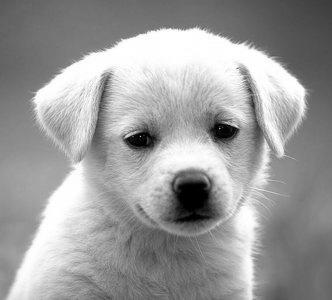
%> input picture Labs/Lab3/Source Code/part5/puppy.jpg, 332 x 300 px
$ octave bw_01_20.m   (GNU Octave 9; MATLAB toolbox functions it lacks are replaced by stand-ins)
%> lines starting %> are read from the running program, lines starting %| are printed output that depends on the picture
### Labs/Lab3/Source Code/part5/lp_hp_filters.m
function H_out = lp_hp_filters(filter_type, lp_or_hp, P, Q, D0, n)
% The function calculates the LP or HP filters based on the parameters
% given. Filter_type=('ideal' or 'btw' or 'gaussian'), %lp_or_hp=('lp' or 'hp' for low pass or high pass),
% P, Q are the padded image size, D0 is the cutoff frequency, and n for the
% order of the filter for btw filters
%  Developing frequency domain coordinates
u = 0:(P-1);
v = 0:(Q-1);

idx = find(u > P/2);
u(idx) = u(idx) - P;
idy = find(v > Q/2);
v(idy) = v(idy) - Q;
% Compute the meshgrid coordinates
[V, U] = meshgrid(v, u);
% Compute the istance matrix
D = sqrt(U.^2 + V.^2);

% Begin fiter computations.
switch filter_type
case 'ideal'
   H = double(D <=D0);
     if (strcmp(lp_or_hp,'lp'))
      H_out=H;
   elseif (strcmp(lp_or_hp,'hp'))
     H_out=1-H;
   else
       error('Filter should be Low pass (lp) or High pass (hp).')
    end
case 'btw'
    if (n==0)
        error('Butterworth Filter should have order (n)>0.')
    end
      H = 1./(1 + (D./D0).^(2*n));
    if (strcmp(lp_or_hp,'lp'))
      H_out=H;
   elseif (strcmp(lp_or_hp,'hp'))
     H_out=1-H;
   else
       error('Filter should be Low pass (lp) or High pass (hp).')
    end
case 'gaussian'
   H = exp(-(D.^2)./(2*(D0^2)));
   if (strcmp(lp_or_hp,'lp'))
      H_out=H;
   elseif (strcmp(lp_or_hp,'hp'))
     H_out=1-H;
   else
       error('Filter should be Low pass (lp) or High pass (hp).')
    end
otherwise
   error('Unknown filter type.')
   end

### Labs/Lab3/Source Code/part5/bw_01_20.m
clc;
F=imread('puppy.jpg');
%> F is the input picture: size 300x332x3 uint8; min 0, max 255, mean 155.7
F=rgb2gray(F);
%> F: size 300x332 uint8
im_size=size(F);
%> im_size = [300 332]
p=2*im_size(1);Q=2*im_size(2);
%> after `p=2*im_size(1)`: p = 600
%> after `Q=2*im_size(2)`: Q = 664
FTIm=fft2(double(F),p,Q);
D0= 0.1*im_size(1)
%> D0 = 30
n=20
Filter=lp_hp_filters('btw','hp',p,Q,D0,n);
Filtered_image=real(ifft2(Filter.*FTIm));
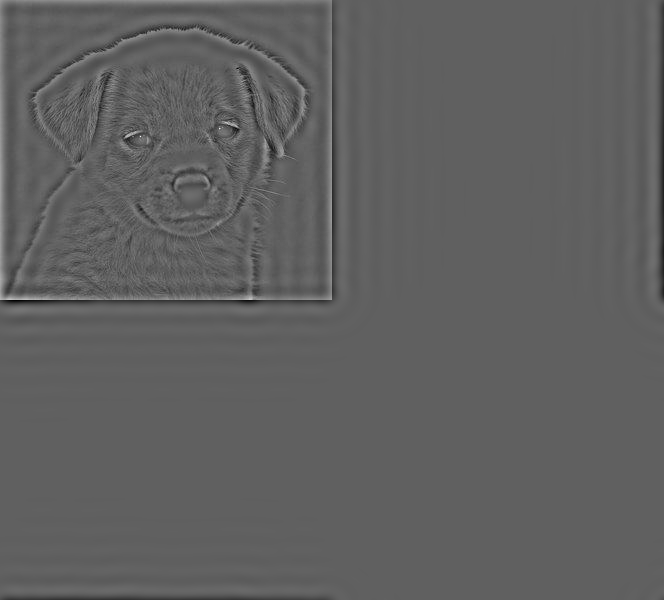
%> Filtered_image: size 600x664 double; min -109.4, max 179.9, mean 0; drawn with min black and max white
Filtered_image=Filtered_image(1:im_size(1),1:im_size(2));
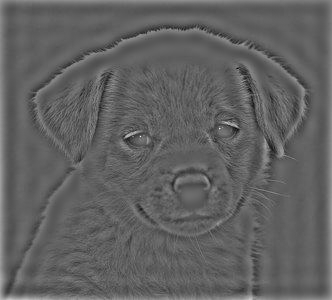
%> Filtered_image: size 300x332 double; min -109.4, max 179.9, mean 1.5; drawn with min black and max white
Fim=fftshift(FTIm);
FTI=log(1+abs(Fim));
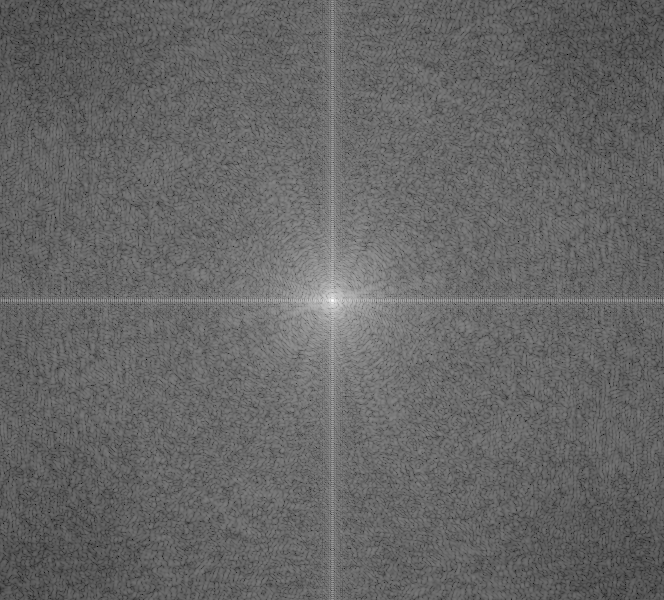
%> FTI: size 600x664 double; min 1.41, max 16.56, mean 7.49; drawn with min black and max white
Ff=fftshift(Filter);
FTF=log(1+abs(Ff));
subplot(2,2,1),imshow(F,[]),title('original image');
subplot(2,2,2),imshow(FTI,[]),title('FT of original');
subplot(2,2,3),imshow(FTF,[]),title('Filter in frequency domain');
subplot(2,2,4),imshow(Filtered_image,[]),title('Filtered image');
%> after `title('Filtered image')`:
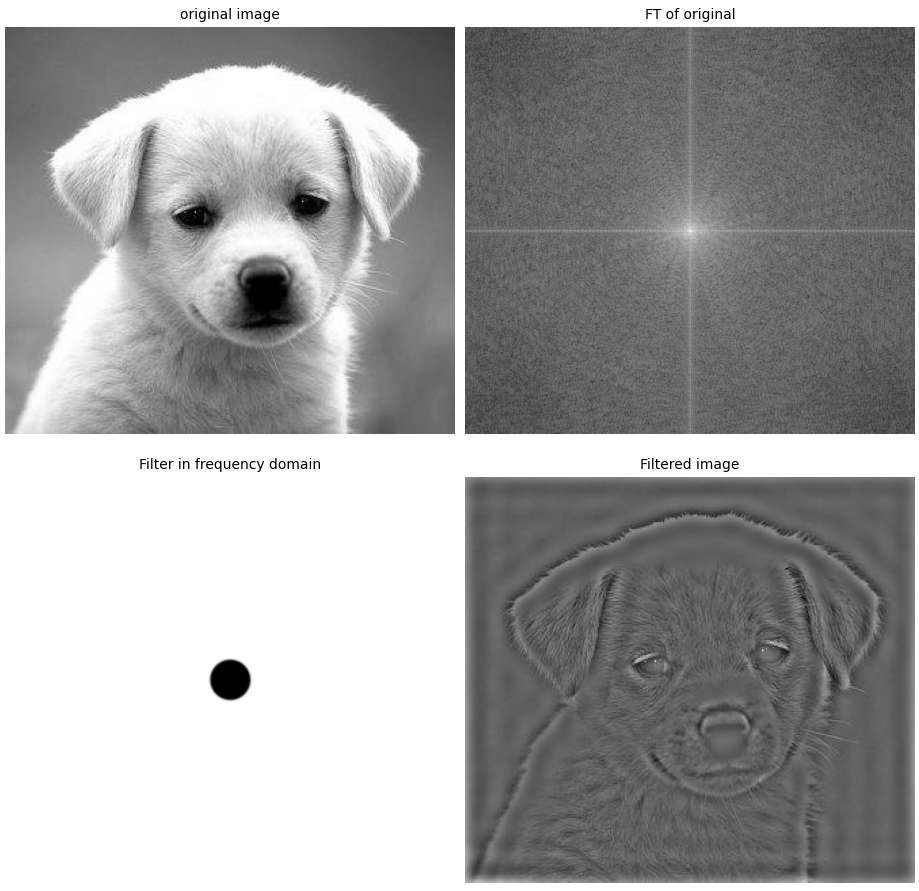
%> figure redrawn from the program's plot data, 4 panels

$ run again, with Labs/Lab3/Source Code/part5/bw_01_1.jpg copied over Labs/Lab3/Source Code/part5/puppy.jpg
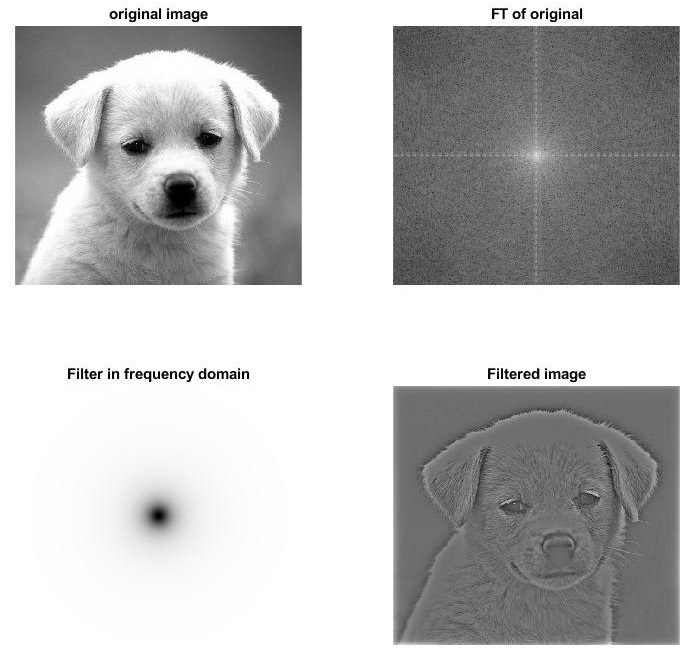
%> input picture Labs/Lab3/Source Code/part5/bw_01_1.jpg, 697 x 663 px
%> F is the input picture: size 663x697x3 uint8; min 0, max 255, mean 189.4
%> F: size 663x697 uint8
%> `FTI=log(1+abs(Fim));`:
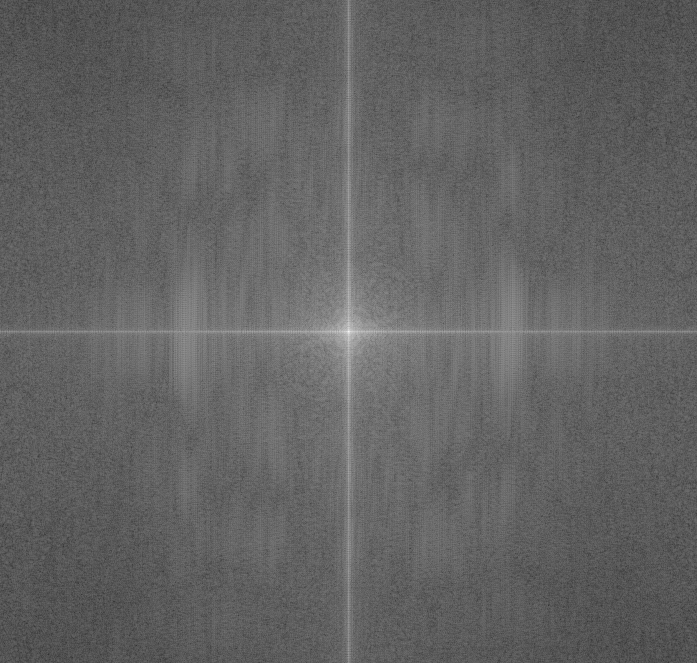
%> FTI: size 1326x1394 double (shown at 1/2 size); min 2.18, max 18.29, mean 8.43; drawn with min black and max white
%> `title('Filtered image')`:
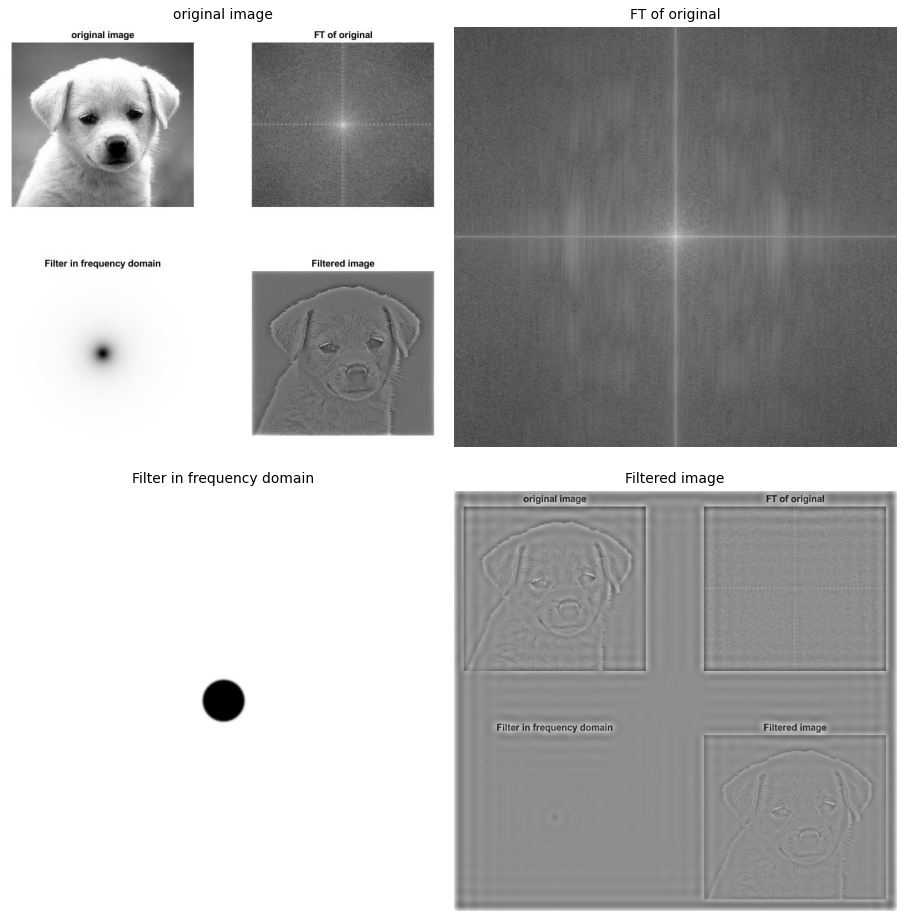
%> figure redrawn from the program's plot data, 4 panels

$ run again, with Labs/Lab3/Source Code/part5/bw_01_20.jpg copied over Labs/Lab3/Source Code/part5/puppy.jpg
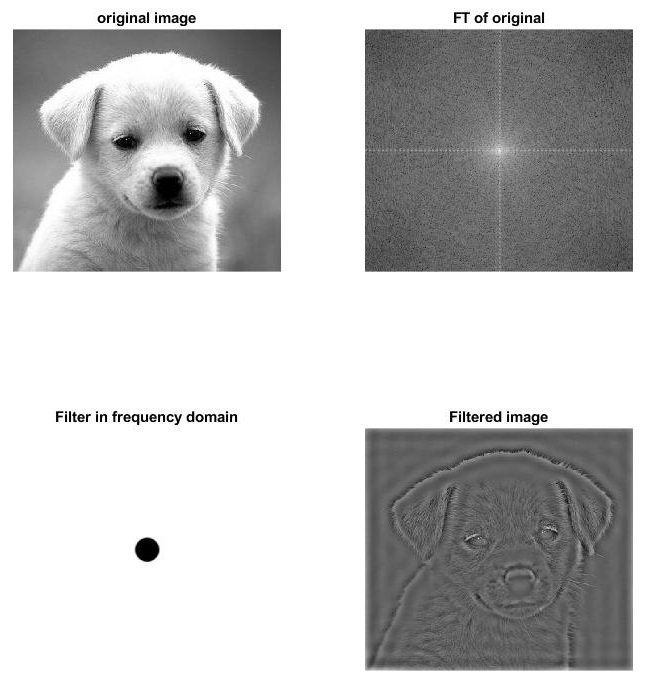
%> input picture Labs/Lab3/Source Code/part5/bw_01_20.jpg, 652 x 688 px
%> F is the input picture: size 688x652x3 uint8; min 0, max 255, mean 194.3
%> F: size 688x652 uint8
%> `FTI=log(1+abs(Fim));`:
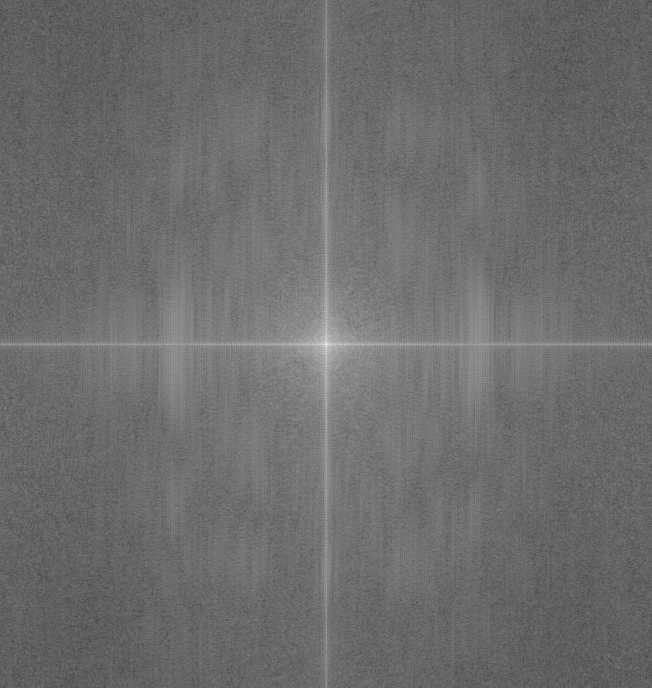
%> FTI: size 1376x1304 double (shown at 1/2 size); min 1.03, max 18.28, mean 8.41; drawn with min black and max white
%> `title('Filtered image')`:
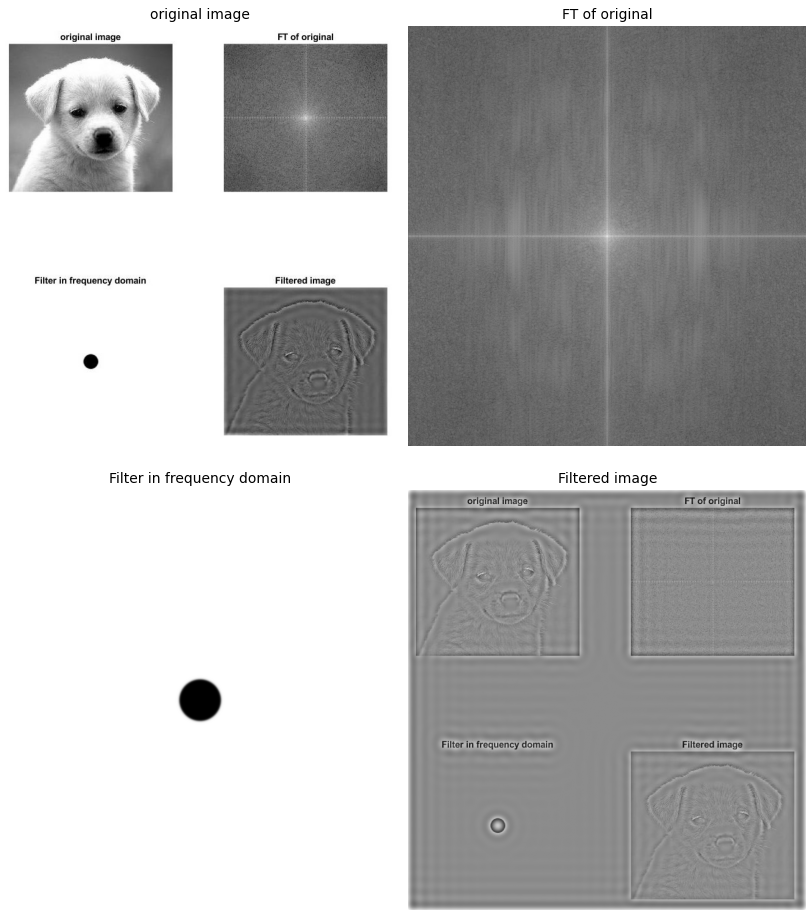
%> figure redrawn from the program's plot data, 4 panels
